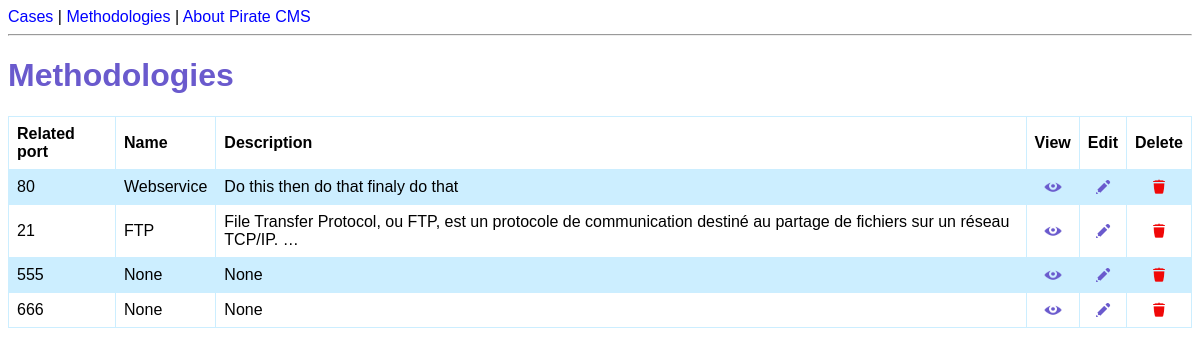
The app's page /methodologies/, older data.
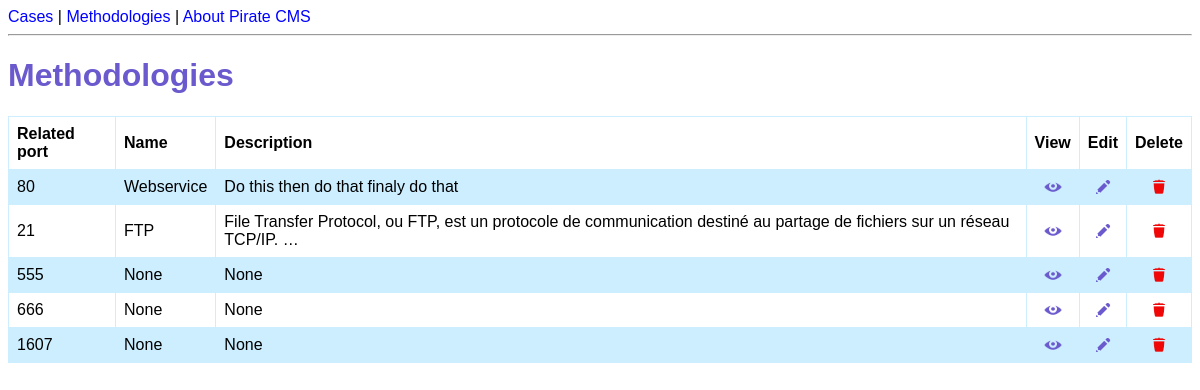
The same page, newer data.
### cms/models.py (models this page shows, shortened)
class Methodology(models.Model):
    related_port = models.fields.IntegerField(null=True, validators=[MaxValueValidator(65535)])
    name = models.fields.CharField(max_length=250, null=True, blank=True)
    description = models.fields.CharField(max_length=20000, null=True, blank=True)

### cms/views.py (the view)
# urls.py: path('methodologies/', views.methodologies_list, name='methodologies-list'),
def methodologies_list(request):
    methodologies = Methodology.objects.all()
    return render(request, 'cms/methodologies.html', {'methodologies': methodologies})

### cms/templates/cms/methodologies.html (shortened to what this page needs)
{% extends 'cms/base.html' %}
{% load static %}
{% block content %}
<h1>Methodologies</h1>
<table>
    <tr>
        <th>Related port</th>
        <th>Name</th>
        <th>Description</th>
        <th style="text-align: center;">View</th>
        <th style="text-align: center;">Edit</th>
        <th style="text-align: center;"> Delete</th>
    </tr>
    {% for methodology in methodologies %}
    <tr>
        <td>{{ methodology.related_port|upper }}</td>
        <td>{{ methodology.name }}</td>
        <td>{{ methodology.description|truncatechars:120 }}</td>
        <td style="text-align: center;">
            <a href="{% url 'methodology-detail' methodology.id %}"">
                <img  src="{% static 'cms/view_icon.png' %}" width="18" height="18" title="View details">
            </a>
        </td>
        <td style="text-align: center;">
            <a href="{% url 'update-methodology' methodology.id %}">
                <img src="{% static 'cms/edit_icon.png' %}" width="18" height="18" title="Edit">
            </a>
        </td>
        <td style="text-align: center;">
            <a href="{% url 'delete-methodology' methodology.id %}">
                <img src="{% static 'cms/delete_icon.png' %}" width="18" height="18" title="Delete">
            </a>
        </td>
    </tr>
    {% endfor %}
</table>
{% endblock %}

Row changes from the older to the newer data that the page shows:
added Methodology: related_port "1607", name "None", description "None"
